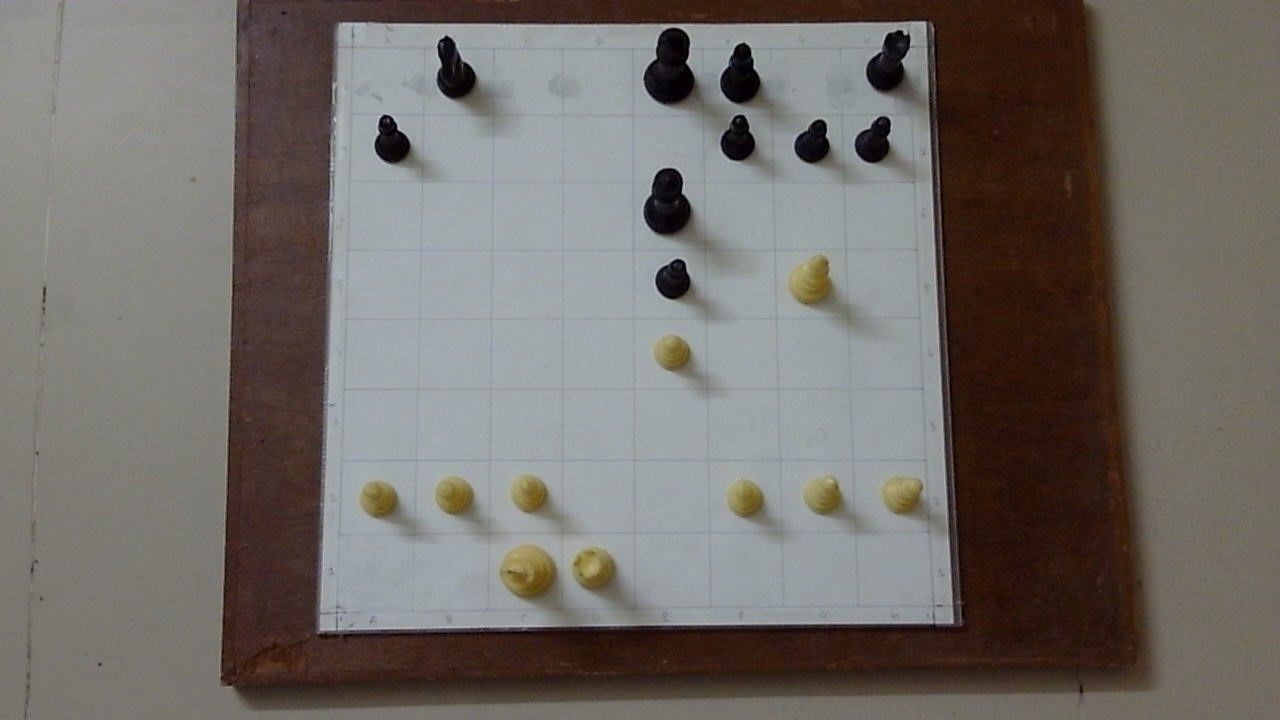
#> input picture img/Morphy33.jpg, 1280 x 720 px; the run also reads 1 picture not shown here
$ python main.py
#> lines starting #> are read from the running program, lines starting #| are printed output that depends on the picture; after the words box and inside, x2 and y2 are one past the last pixel; in counts of white or black regions, pixels touching at a corner belong together
import cv2
import numpy as np
import imutils
import matplotlib.pyplot as plt
import easyocr
import google.generativeai as genai
from PIL import Image
import os

def auto_crop(image):
    # Convert the image to grayscale
    gray = cv2.cvtColor(image, cv2.COLOR_BGR2GRAY)

    # Apply a binary threshold to create a binary image
    _, binary = cv2.threshold(gray, 15, 255, cv2.THRESH_BINARY | cv2.THRESH_OTSU)

    # Find contours in the binary image
    contours, _ = cv2.findContours(binary, cv2.RETR_EXTERNAL, cv2.CHAIN_APPROX_SIMPLE)

    # Find the contour with the largest area
    max_contour = max(contours, key=cv2.contourArea)

    # Get the bounding box of the largest contour
    x, y, w, h = cv2.boundingRect(max_contour)

    # Crop the original image using the bounding box coordinates
    cropped_image = image[y:y+h, x:x+w]

    return cropped_image

# Load the image
image = cv2.imread('img/Morphy33.jpg')
#> image is the input picture: shape (720, 1280, 3); mean B, G, R 105, 109.5, 114.2

# Perform automatic cropping
cropped_image = auto_crop(image)
#> in auto_crop, `_, binary = cv2.threshold(gray, 15, 255, cv2.THRESH_BINARY | cv2.THRES..`:
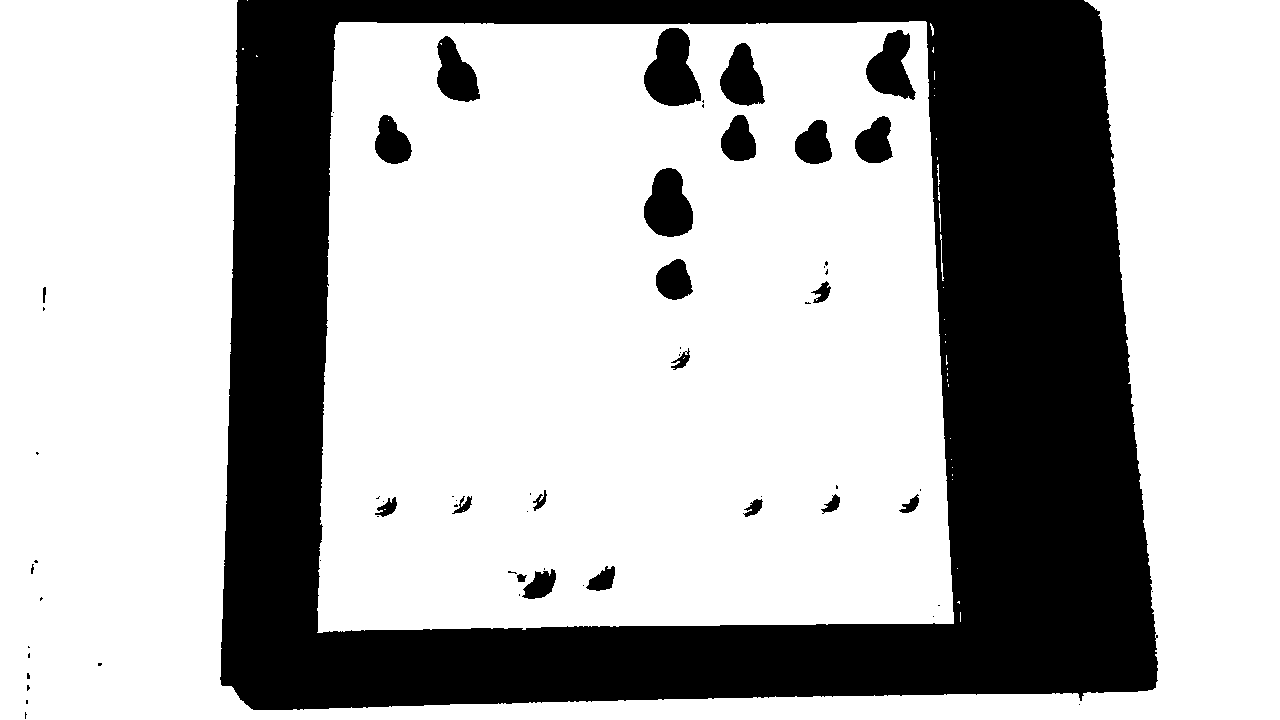
#> binary: shape (720, 1280); 69.8% white; 66 black regions (42 under 20 px)
#> in auto_crop, `contours, _ = cv2.findContours(binary, cv2.RETR_EXTERNAL, cv2.CHAIN_AP..`: contours = 33 contours, 31 with area under 20; largest, box (x1, y1, x2, y2) and area: (317, 21, 954, 633) 368913, (0, 0, 1280, 720) 290300
#> in auto_crop, `max_contour = max(contours, key=cv2.contourArea)`: max_contour = contour of 378 points, box (x1, y1, x2, y2) (317, 21, 954, 633), area 368913
#> in auto_crop, `x, y, w, h = cv2.boundingRect(max_contour)`: x = 317; y = 21; w = 637; h = 612

# Display the cropped image
crop = cv2.imwrite('imgcrop/Morphycrop33.jpg', cropped_image)

# Load the image
image = cv2.imread('img/Morphy34.jpg')

# Perform automatic cropping
cropped_image = auto_crop(image)
#> in auto_crop (call 2), `_, binary = cv2.threshold(gray, 15, 255, cv2.THRESH_BINARY | cv2.THRES..`: binary: shape (720, 1280); 69.7% white; 63 black regions (35 under 20 px)
#> in auto_crop (call 2), `contours, _ = cv2.findContours(binary, cv2.RETR_EXTERNAL, cv2.CHAIN_AP..`: contours = 39 contours, 37 with area under 20; largest, box (x1, y1, x2, y2) and area: (317, 21, 954, 633) 368786, (0, 0, 1280, 720) 289798

# Display the cropped image
crop = cv2.imwrite('imgcrop/Morphycrop34.jpg', cropped_image)
def label_chessboard(image_path):
    # Load the image
#> called with image_path = 'imgcrop/Morphycrop33.jpg'
    image = cv2.imread(image_path)
#> image: shape (612, 637, 3)
    grid_size = 8
    square_height = image.shape[0] // grid_size
#> square_height = 76
    square_width = image.shape[1] // grid_size
#> square_width = 79

    # Annotate each square with shifted labels
    for i in range(grid_size):
        for j in range(grid_size):
            label = f"{chr(65 + j)}{8 - i}"
            # Shift text to the right by adding an offset to the x-coordinate
            cv2.putText(image, label, (j * square_width + 30, (i + 1) * square_height - 30),
                        cv2.FONT_HERSHEY_DUPLEX, 0.4, (0, 0, 255), 1, cv2.LINE_AA)
#> image: shape (612, 637, 3); mean B, G, R 144.6, 143.8, 142.6

    # Resize image for display if it's too large
    display_width = 800  # Set this to the maximum width that fits your display
    display_height = int(image.shape[0] * (display_width / image.shape[1]))
#> display_height = 768
    resized_image = cv2.resize(image, (display_width, display_height))
    cv2.imwrite('imglabel/Morphylabel33.jpg', resized_image)
    # Display the resized image
    # cv2.imshow('Labeled Chessboard', resized_image)
    # cv2.waitKey(0)
    # cv2.destroyAllWindows()

# Replace 'path_to_chessboard_image.jpeg' with the path to your chessboard image
label_chessboard('imgcrop/Morphycrop33.jpg')

def label_chessboard(image_path):
    # Load the image
#> called with image_path = 'imgcrop/Morphycrop34.jpg'
    image = cv2.imread(image_path)
    grid_size = 8
    square_height = image.shape[0] // grid_size
#> square_height = 76
    square_width = image.shape[1] // grid_size
#> square_width = 79

    # Annotate each square with shifted labels
    for i in range(grid_size):
        for j in range(grid_size):
            label = f"{chr(65 + j)}{8 - i}"
            # Shift text to the right by adding an offset to the x-coordinate
            cv2.putText(image, label, (j * square_width + 30, (i + 1) * square_height - 30),
                        cv2.FONT_HERSHEY_DUPLEX, 0.4, (0, 0, 255), 1, cv2.LINE_AA)
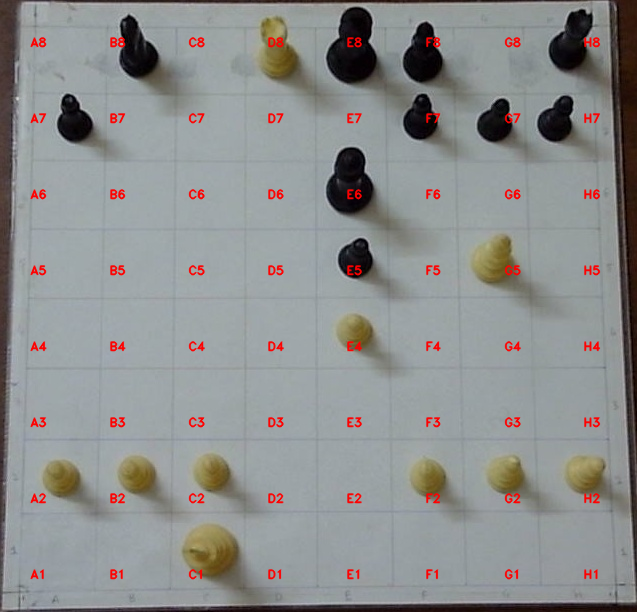
#> image: shape (612, 637, 3); mean B, G, R 142, 142.5, 141.1

    # Resize image for display if it's too large
    display_width = 800  # Set this to the maximum width that fits your display
    display_height = int(image.shape[0] * (display_width / image.shape[1]))
#> display_height = 768
    resized_image = cv2.resize(image, (display_width, display_height))
    cv2.imwrite('imglabel/Morphylabel34.jpg', resized_image)
    # Display the resized image
    # cv2.imshow('Labeled Chessboard', resized_image)
    # cv2.waitKey(0)
    # cv2.destroyAllWindows()

# Replace 'path_to_chessboard_image.jpeg' with the path to your chessboard image
label_chessboard('imgcrop/Morphycrop34.jpg')

img1 = cv2.imread("imglabel/Morphylabel33.jpg")
img2 = cv2.imread("imglabel/Morphylabel34.jpg")
img1 = cv2.resize(img1, (600,360))
#> img1: shape (360, 600, 3)
img2 = cv2.resize(img2, (600,360))
#> img2: shape (360, 600, 3)
gray1 = cv2.cvtColor(img1, cv2.COLOR_BGR2GRAY)
gray2 = cv2.cvtColor(img2, cv2.COLOR_BGR2GRAY)
blur1 = cv2.GaussianBlur(gray1, (5, 5), 0)
blur2 = cv2.GaussianBlur(gray2, (5, 5), 0)
diff = cv2.absdiff(blur1, blur2)
thresh = cv2.threshold(diff, 45, 255, cv2.THRESH_BINARY)[1]
#> thresh: shape (360, 600); 0.6% white; 8 white regions (6 under 20 px), largest, box (x1, y1, x2, y2) and area: (252, 19, 295, 54) 726, (250, 316, 289, 342) 520
kernel = np.ones((6,6), np.uint8)
dilate = cv2.dilate(thresh, kernel, iterations=2)
#> dilate: shape (360, 600); 1.6% white; 2 white regions
contours = cv2.findContours(dilate.copy(), cv2.RETR_EXTERNAL, cv2.CHAIN_APPROX_SIMPLE)
#> contours = 2 contours; box (x1, y1, x2, y2) and area: (243, 8, 301, 60) 1812, (239, 309, 296, 349) 1543
contours = imutils.grab_contours(contours)
for contour in contours:
    if cv2.contourArea(contour) > 500:
        x, y, w, h = cv2.boundingRect(contour)
        cv2.rectangle(img1, (x, y), (x+w, y+h), (0,0,255), 2)
        cv2.rectangle(img2, (x, y), (x+w, y+h), (0,255,0), 2)
#> this loop made 2 passes
#> (x, y, w, h) on passes 1 to 2: (239, 309, 57, 40), (243, 8, 58, 52)
#> img1: shape (360, 600, 3); mean B, G, R 143.6, 142.7, 143
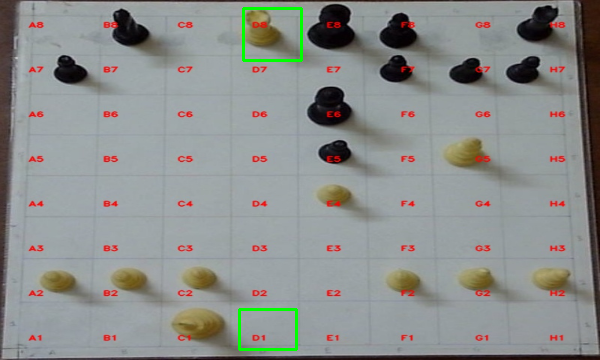
#> img2: shape (360, 600, 3); mean B, G, R 140.9, 142.9, 140
#cv2.imwrite('imgdiff/Morphydiff33.jpg',img1)
cv2.imwrite('imgdiff/Morphydiff3334.jpg',img2)
# cv2.imshow("Differences", img2)
# cv2.waitKey(0)
# cv2.destroyAllWindows()

import cv2
import numpy as np

def remove_background_with_green_contours(image_path):
    # Load the image
#> called with image_path = 'imgdiff/Morphydiff3334.jpg'
    image = cv2.imread(image_path)
#> image: shape (360, 600, 3)
    if image is None:
        print("Error loading the image.")
        return None

    # Convert the image to HSV color space
    hsv_image = cv2.cvtColor(image, cv2.COLOR_BGR2HSV)
#> hsv_image: shape (360, 600, 3); mean H, S, V 86.7, 31, 149

    # Define the range for green color in HSV
    lower_green = np.array([40, 40, 40])  # Adjust these values based on your specific green
    upper_green = np.array([80, 255, 255])

    # Create a mask using the green color range
    mask = cv2.inRange(hsv_image, lower_green, upper_green)
#> mask: shape (360, 600); 1.1% white; 2 white regions, box (x1, y1, x2, y2) and area: (241, 5, 305, 63) 1303, (237, 307, 299, 353) 1145
    mask = cv2.dilate(mask, None, iterations=2)  # Dilate the mask to fill gaps
#> mask: shape (360, 600); 1.9% white; 2 white regions, box (x1, y1, x2, y2) and area: (239, 3, 307, 65) 2183, (235, 305, 301, 355) 1913

    # Optionally, clean up the mask using morphological operations
    mask = cv2.morphologyEx(mask, cv2.MORPH_OPEN, np.ones((3, 3), np.uint8))

    # Create an output image that keeps the green area with optional transparency
    output = np.zeros_like(image)
    output[:, :, :] = 255  # Set background to white or any color

    # Use the mask to combine the original image with the background
    for i in range(3):  # Copy color channels
        output[:,:,i] = np.where(mask==255, image[:,:,i], output[:,:,i])

    # Save or display the result
    cv2.imwrite('output_with_green_contours_only.png', output)
    # cv2.imshow('Output with Green Contours Only', output)
    # cv2.waitKey(0)
    # cv2.destroyAllWindows()

    return output

# Replace 'path_to_your_image.jpg' with your image file path
remove_background_with_green_contours('imgdiff/Morphydiff3334.jpg')

def label_chessboard(image_path):
    # Load the image
#> called with image_path = 'output_with_green_contours_only.png'
    image = cv2.imread(image_path)
    grid_size = 8
    square_height = image.shape[0] // grid_size
#> square_height = 45
    square_width = image.shape[1] // grid_size
#> square_width = 75

    # Annotate each square with shifted labels
    for i in range(grid_size):
        for j in range(grid_size):
            label = f"{chr(65 + j)}{8 - i}"
            # Shift text to the right by adding an offset to the x-coordinate
            cv2.putText(image, label, (j * square_width + 30, (i + 1) * square_height - 30),
                        cv2.FONT_HERSHEY_DUPLEX, 0.4, (0, 0, 255), 1, cv2.LINE_AA)
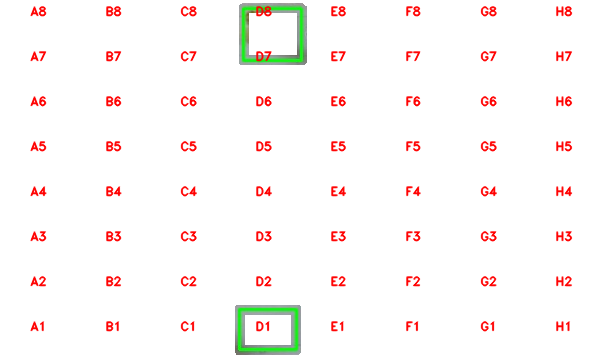
#> image: shape (360, 600, 3); mean B, G, R 246.7, 248.1, 252.2

    # Resize image for display if it's too large
    display_width = 800  # Set this to the maximum width that fits your display
    display_height = int(image.shape[0] * (display_width / image.shape[1]))
#> display_height = 480
    resized_image = cv2.resize(image, (display_width, display_height))
#> resized_image: shape (480, 800, 3)
    cv2.imwrite('imglabel/Morphylabeltry.jpg', resized_image)
    # Display the resized image
    # cv2.imshow('Labeled Chessboard', resized_image)
    # cv2.waitKey(0)
    # cv2.destroyAllWindows()

# Replace 'path_to_chessboard_image.jpeg' with the path to your chessboard image
label_chessboard('output_with_green_contours_only.png')

def detect_and_crop_green_areas(image_path):
    # Load the image
#> called with image_path = 'imglabel/Morphylabeltry.jpg'
    image = cv2.imread(image_path)
#> image: shape (480, 800, 3)
    if image is None:
        print("Error loading the image.")
        return

    # Convert image to HSV color space for easier color detection
    hsv = cv2.cvtColor(image, cv2.COLOR_BGR2HSV)
#> hsv: shape (480, 800, 3); mean H, S, V 14.2, 7.6, 253

    # Define the range of green color in HSV
    lower_green = np.array([40, 40, 40])  # Lower HSV threshold for green
    upper_green = np.array([80, 255, 255])  # Upper HSV threshold for green

    # Create a mask that only contains green colors
    mask = cv2.inRange(hsv, lower_green, upper_green)
#> mask: shape (480, 800); 1.2% white; 5 white regions (3 under 20 px), largest, box (x1, y1, x2, y2) and area: (320, 6, 407, 85) 2313, (315, 409, 400, 471) 2242

    # Optional: Dilate the mask to cover gaps
    kernel = np.ones((5, 5), np.uint8)
    mask = cv2.dilate(mask, kernel, iterations=3)
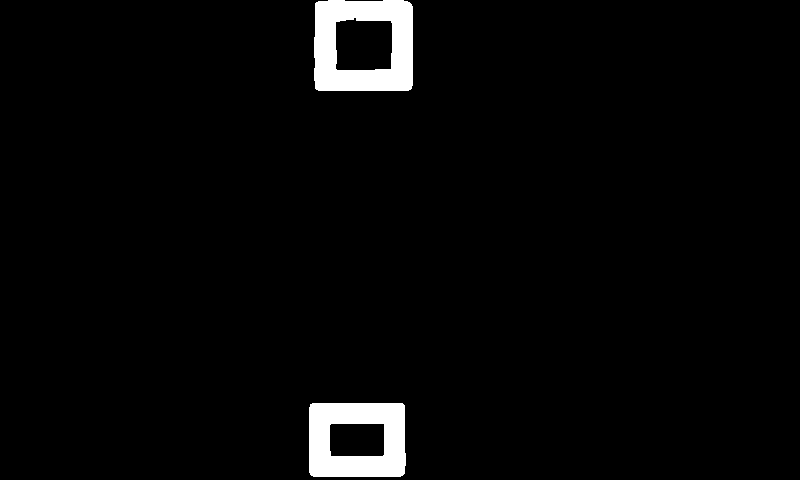
#> mask: shape (480, 800); 3% white; 2 white regions

    # Find contours in the mask
    contours, _ = cv2.findContours(mask, cv2.RETR_EXTERNAL, cv2.CHAIN_APPROX_SIMPLE)
#> contours = 2 contours; box (x1, y1, x2, y2) and area: (314, 0, 413, 91) 8682, (309, 403, 406, 477) 6929
    cropped_images = []

    for contour in contours:
        if cv2.contourArea(contour) > 1000:  # Adjust this value as needed
            x, y, w, h = cv2.boundingRect(contour)
            cropped_image = image[y:y+h, x:x+w]
            cropped_images.append(cropped_image)
#> this loop made 2 passes
#> (x, y, w, h) on passes 1 to 2: (309, 403, 97, 74), (314, 0, 99, 91)
#> pass 1, in detect_and_crop_green_areas, `cropped_image = image[y:y+h, x:x+w]`:
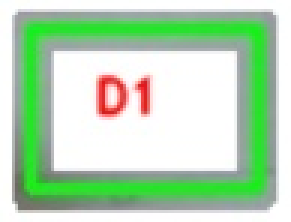
#> cropped_image: shape (74, 97, 3) (shown 3 times larger); mean B, G, R 181.3, 217.1, 182.1
#> after the loop, cropped_images = 2 items

    # Concatenate images horizontally
    if cropped_images:
        max_height = max(img.shape[0] for img in cropped_images)
#> max_height = 91
        resized_images = [cv2.resize(img, (int(img.shape[1] * max_height / img.shape[0]), max_height)) for img in cropped_images]
#> resized_images = 2 items
        final_image = np.hstack(resized_images)
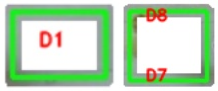
#> final_image: shape (91, 218, 3); mean of channels 0, 1, 2 182.6, 217, 186.7; drawn as B, G, R
        # Save the concatenated image
        cv2.imwrite('boxcrop\concatenated_image.jpg', final_image)
        print("Concatenated image saved as 'concatenated_image.jpg'")
    else:
        print("No cropped images to concatenate.")

# Call the function with the path to your image
image_path = 'imglabel/Morphylabeltry.jpg'
detect_and_crop_green_areas(image_path)

#Read the red characters present inside the green boxes. If the characters are not exactly visible or are overlapping with the green box. Deduce them based on the other characters in the image. Give the answer in the form['','']
def move_difference(png1):
    model = genai.GenerativeModel("gemini-pro-vision")
#> (the run stopped early here; a loop or call above may not have finished)
